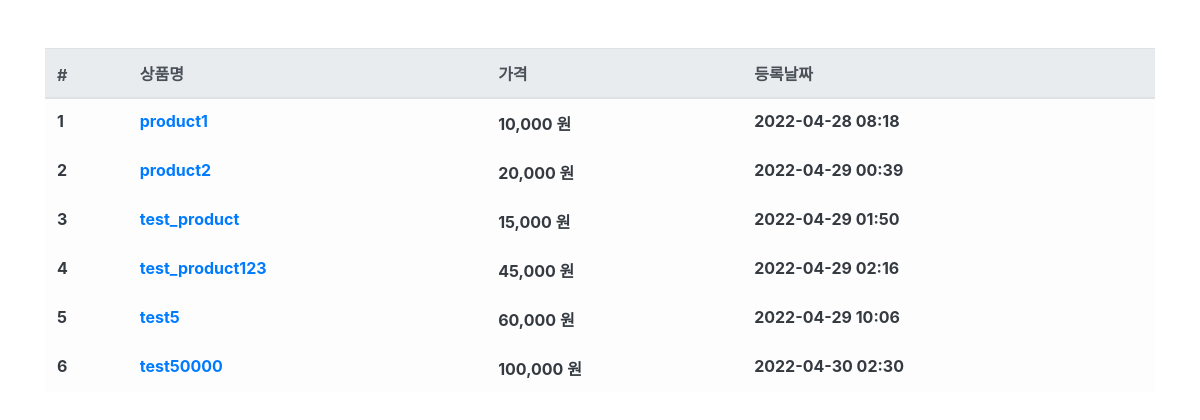
The page /product/ on the database as committed earlier.
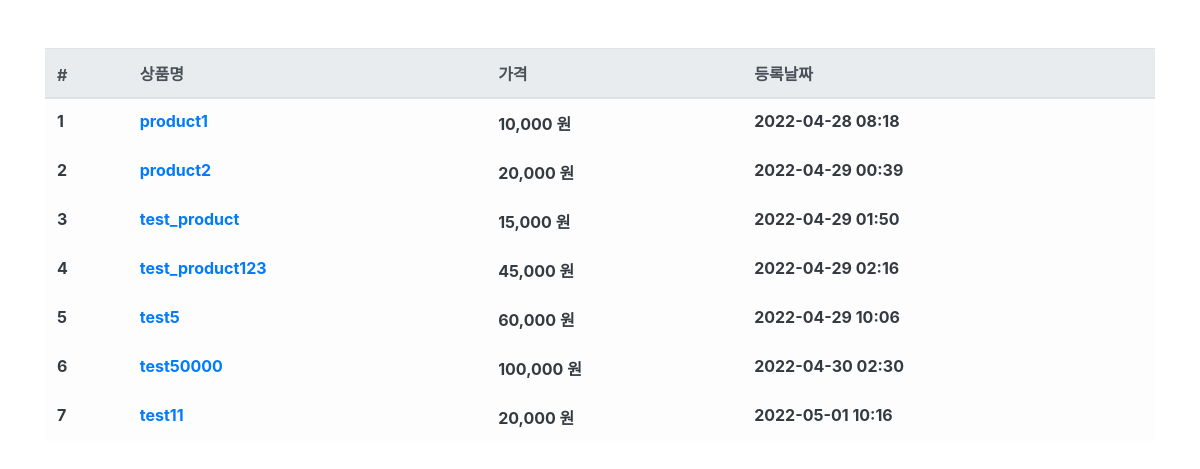
The same page on the database as committed later.
### product/models.py (models this page shows, shortened)
class Product(models.Model):
    name = models.CharField(max_length=256, verbose_name='상품명')
    price = models.IntegerField(verbose_name='상품가격')
    description = models.TextField(verbose_name='상품설명') # textfield는 글자 수 제한이 없다.
    stock = models.IntegerField(verbose_name='재고')
    register_date = models.DateTimeField(auto_now_add=True, verbose_name='등록날짜')
    class Meta:
        db_table = 'fastcampus_product'
        verbose_name = '상품'
        verbose_name_plural = '상품'

### product/views.py (the view)
# urls.py: path('product/',ProductList.as_view()),
class ProductList(ListView):
    model = Product
    template_name = 'product.html'
    context_object_name = 'product_list'

### product/templates/product.html (shortened to what this page needs)
{% extends "base.html" %}
{% load humanize %}
{% block contents %}
<div class="row mt-5">
  <div class="col-12">
    <table class="table table-light">
      <thead class="thead-light">
        <tr>
          <th scope="col">#</th>
          <th scope="col">상품명</th>
          <th scope="col">가격</th>
          <th scope="col">등록날짜</th>
        </tr>
      </thead>
      <tbody class="text-dark">
        {% for product in product_list %}
        <tr>
          <th scope="row">{{ product.id }}</th>
          <th><a id="product-{{ product.id }}" onmouseenter="product_detail({{ product.id}});" onmouseleave="product_leave({{ product.id }})" href="/product/{{ product.id }}/"> {{ product.name }}</th></a>
          <th>{{ product.price|intcomma }} 원</th>
          <th>{{ product.register_date|date:'Y-m-d H:i' }}</th>
        </tr>
        {% endfor%}
      </tbody>
    </table>
  </div>
{% endblock %}

Rows that differ between the two databases and show on the page:
added Product: id "7", name "test11", price "20,000", register_date "2022-05-01 10:16"
